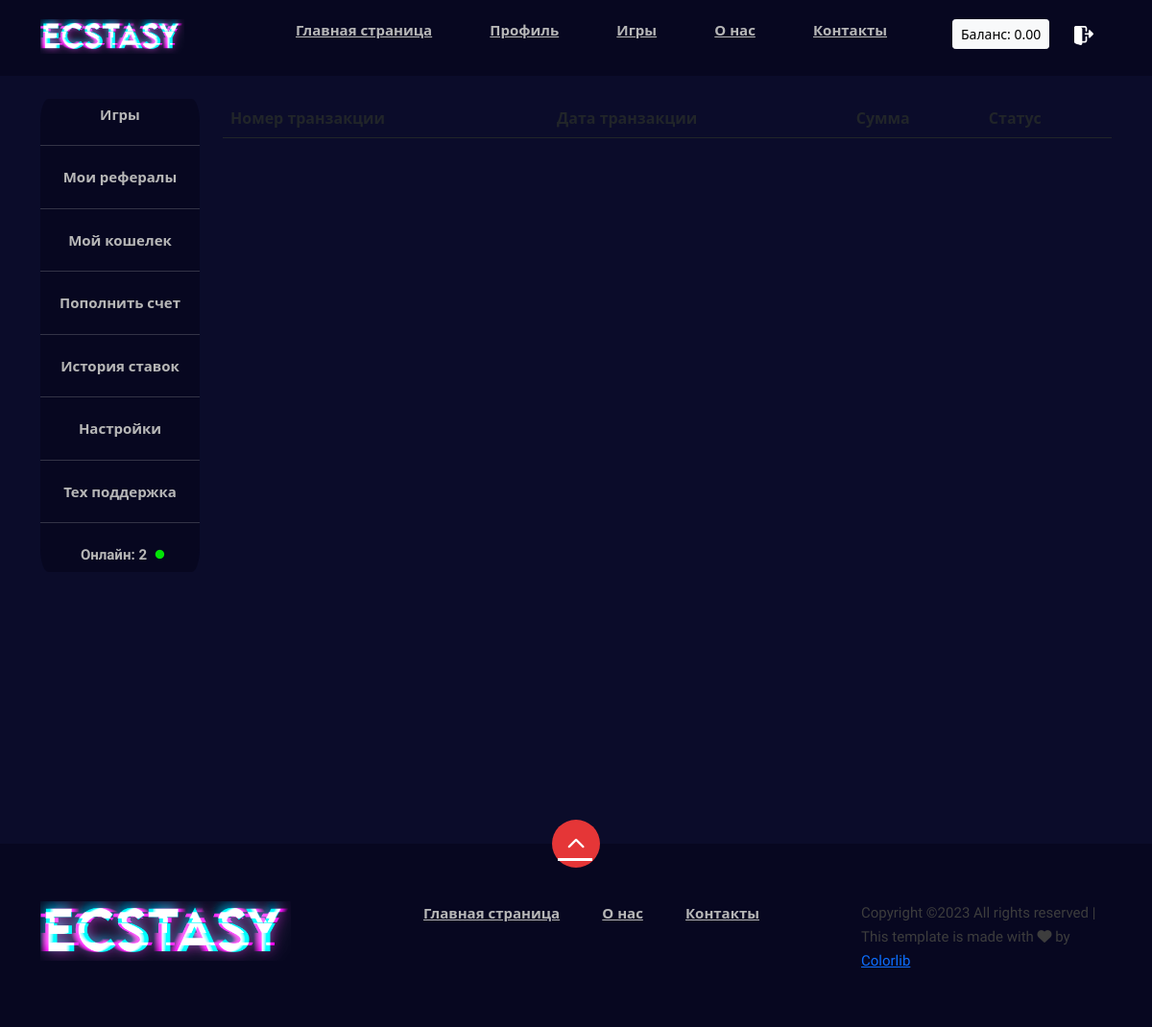
Page /wallet_history/ (signed in) on the earlier database version.
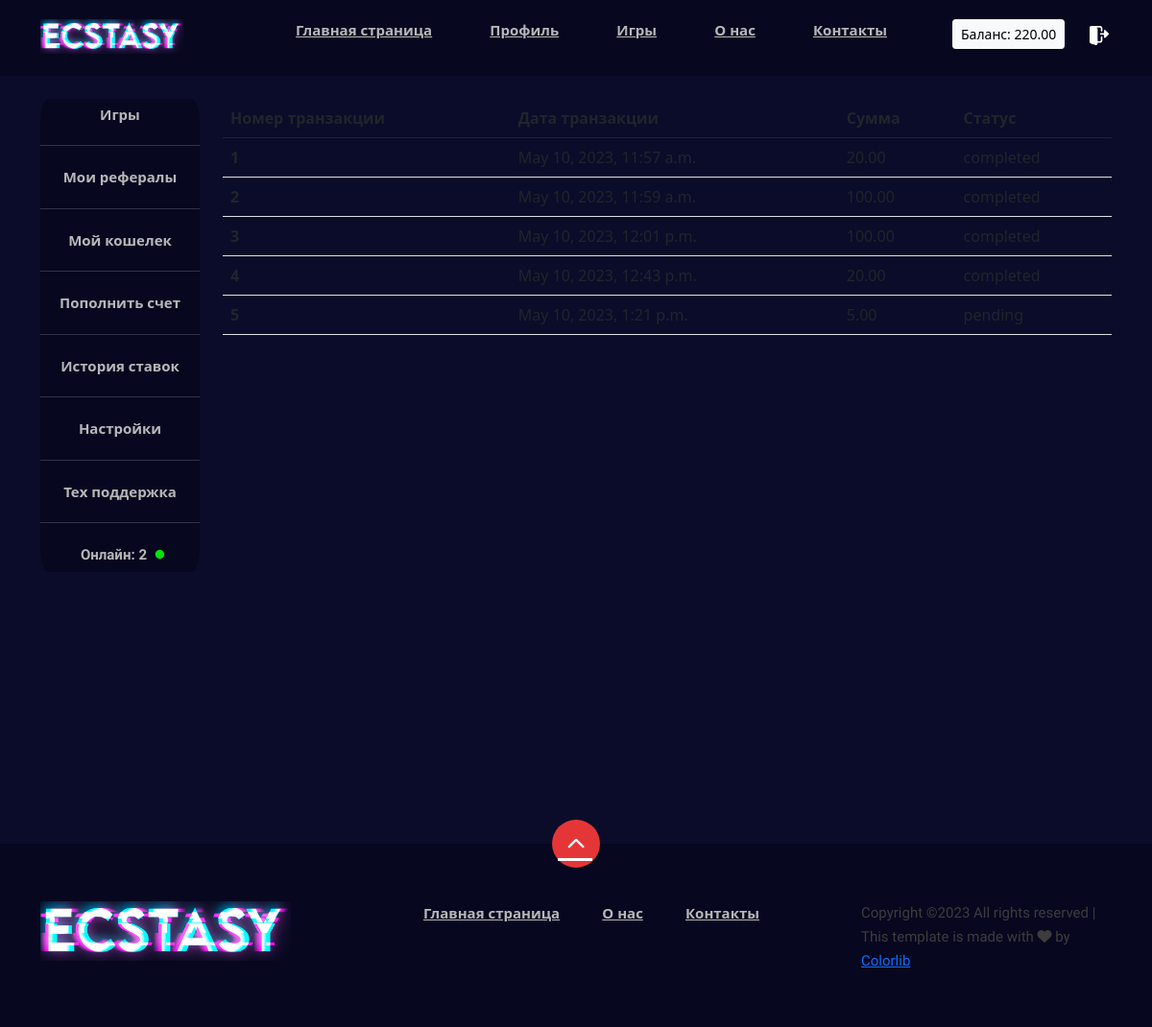
Same page on the later database version.
### chat/models.py (models this page shows, shortened)
class Wallet(models.Model):
    user_profile = models.OneToOneField(UserProfile, on_delete=models.CASCADE)
    wallet_number = models.CharField(max_length=50, unique=True)
    balance = models.DecimalField(max_digits=10, decimal_places=2, default=0.00)

class Transaction(models.Model):
    user = models.ForeignKey(User, on_delete=models.CASCADE)
    wallet = models.ForeignKey(Wallet, on_delete=models.CASCADE, null=True)
    amount = models.DecimalField(max_digits=5, decimal_places=2)
    status = models.CharField(max_length=10, choices=[('pending', 'Ожидает'), ('completed', 'Выполнено'), ('failed', 'Не выполнено')])
    created_at = models.DateTimeField(auto_now_add=True)
    updated_at = models.DateTimeField(auto_now=True)

### chat/views.py (the view)
# urls.py: path('wallet_history/', views.wallet_history, name='wallet_history'),
@login_required
def wallet_history(request):
    transactions = Transaction.objects.all()
    context = get_common_context(request)
    context.update({'transaction':transactions})
    return render(request, 'chat/wallet_history.html', context=context)

### chat/views.py (called while the page is built)
def get_common_context(request):
    try:
        wallet = request.wallet
        balance = wallet.balance
    except:
        balance = ''
    return {
        'balance': balance,
    }

### chat/templates/chat/wallet_history.html (shortened to what this page needs)
{% extends 'main.html' %}
{% block main %}
<table class="table">
    <thead class="thead-dark">
        <tr>
            <th scope="col">Номер транзакции</th>
            <th scope="col">Дата транзакции</th>
            <th scope="col">Сумма</th>
            <th scope="col">Статус</th>
        </tr>
    </thead>
    <tbody>
        {% for tr in transaction %}
            <tr>
                <th scope="row">{{ forloop.counter }}</th>
                <td>{{ tr.created_at }}</td>
                <td>{{ tr.amount }}</td>
                <td>{{ tr.status }}</td>
            </tr>
        {% endfor %}
    </tbody>
</table>
{% endblock main %}

### templates/main.html (shortened to what this page needs)
{% load static %}
<!DOCTYPE html>
<html lang="zxx">
<head>
    <link rel="stylesheet" href="{% static 'chat/css/elegant-icons.css' %} " type="text/css">
    <link rel="stylesheet" href="{% static 'chat/css/plyr.css' %} " type="text/css">
    <link rel="stylesheet" href="{% static 'chat/css/nice-select.css' %} " type="text/css">
    <link rel="stylesheet" href="{% static 'chat/css/owl.carousel.min.css' %} " type="text/css">
    <link rel="stylesheet" href="{% static 'chat/css/slicknav.min.css' %} " type="text/css">
    <link rel="stylesheet" href="{% static 'chat/css/style.css' %} " type="text/css">
    <link href="https://cdn.jsdelivr.net/npm/bootstrap@5.0.2/dist/css/bootstrap.min.css" rel="stylesheet">
    <link rel="stylesheet" href="https://stackpath.bootstrapcdn.com/font-awesome/4.7.0/css/font-awesome.min.css">
</head>
<body>
    {% include 'header.html' %}
<div class="container main_container">
    <div class="row">
        {% if request.user.is_authenticated %}
        <div class="col-sm-2 mt-4">
            <ul class='side_bar'>
                <div class="side_col text-center">
                    <li><a href="{% url 'games' %}">Игры</a></li>
                </div>
                <hr>
                <div class="side_col text-center">
                    <li><a href="{% url 'referrals' %}">Мои рефералы</a></li>
                </div>
                <hr>
                <div class="side_col text-center">
                    <li><a href="{% url 'wallet_history' %}">Мой кошелек</a></li>
                </div>
                <hr>
                <div class="side_col text-center">
                    <li><a href="{% url 'donate' %}">Пополнить счет</a></li>
                </div>
                <hr>
                <div class="side_col text-center">
                    <li><a href="">История ставок</a></li>
                </div>
                <hr>
                <div class="side_col text-center">
                    <li><a href="">Настройки</a></li>
                </div>
                <hr>
                <div class="side_col text-center">
                    <li><a href="">Тех поддержка</a></li>
                </div>
                <hr>
                <div class="side_col text-center">
                    <p>
                        <a style="display: inline-block;" href="{% url 'users_online' %}">
                            Онлайн: <span id="user-count"></span>
                        </a>
                    </p>
                </div>
            </ul>
        </div>
        {% endif %}
        <div class="col-sm mt-4">
            {% block main %}
            {% endblock main %}
        </div>
    </div>
</div>
    {% include 'footer.html' %}
</body>
</html>

### templates/header.html (shortened to what this page needs)
{% load static %}
<header class="header">
    <div class="container">
        <div class="row">
            <div class="col-lg-2">
                <div class="header__logo">
                    <a href="{% url 'home' %}">
                        <img src="{% static 'chat/img/logo.png' %}" width="150" alt="">
                    </a>
                </div>
            </div>
            <div class="col-lg-8">
                <div class="header__nav">
                    <nav class="header__menu mobile-menu">
                        <ul>
                            <li{% if request.path == '/' %} class="active"{% endif %}><a href="{% url 'home' %}">Главная страница</a></li>
                            {% if request.user.is_authenticated %}
                                <li{% if request.path == '/profile/' %} class="active"{% endif %}><a href="{% url 'profile' %}">Профиль</a></li>
                                <li{% if request.path == '/games/' %} class="active"{% endif %}><a href="{% url 'games' %}">Игры</a></li>
                            {% endif %}
                            <li{% if request.path == '/blog/' %} class="active"{% endif %}><a href="./blog.html">О нас</a></li>
                            <li{% if request.path == '/contact/' %} class="active"{% endif %}><a href="#">Контакты</a></li>
                        </ul>
                    </nav>
                </div>
            </div>
            <div class="col-lg-2">
                <div class="header__right">
                    {% if request.user.is_authenticated %}
                        <a href="{% url 'donate' %}" class="balance"><span class=" btn btn-light btn-sm">Баланс: {{ balance }}</span></a>
                    {% endif %}
                    {% if request.user.is_authenticated %}
                        <a href="{% url 'logout' %}"><img src="{% static 'chat/img/log-out.png' %}" width='20' alt="Log out"></a>
                    {% else %}
                        <a href="{% url 'login' %}"><span class="icon_profile"></span></a>
                    {% endif %}
                </div>
            </div>
        </div>
    </div>
</header>

### templates/footer.html
{% load static %}
<footer class="footer">
    <div class="page-up">
        <a href="#" id="scrollToTopButton"><span class="arrow_carrot-up"></span></a>
    </div>
    <div class="container">
        <div class="row">
            <div class="col-lg-3">
                <div class="footer__logo">
                    <a href="./index.html"><img src="{% static 'chat/img/logo.png' %}" alt=""></a>
                </div>
            </div>
            <div class="col-lg-6">
                <div class="footer__nav">
                    <ul>
                        <li class="active"><a href="./index.html">Главная страница</a></li>
                        <li><a href="./blog.html">О нас</a></li>
                        <li><a href="#">Контакты</a></li>
                    </ul>
                </div>
            </div>
            <div class="col-lg-3">
                <p>
                  Copyright &copy;<script>document.write(new Date().getFullYear());</script> All rights reserved | This template is made with <i class="fa fa-heart" aria-hidden="true"></i> by <a href="https://colorlib.com" target="_blank">Colorlib</a>
                  </p>
              </div>
          </div>
      </div>
</footer>

### chat/static/chat/css/style.css (style rules this page uses)
html, body { height: 100%; font-family: "Mulish", sans-serif; -webkit-font-smoothing: antialiased; background: #0b0c2a!important; color: #b7b7b7!important; }
p { font-size: 15px; font-family: "Mulish", sans-serif; color: #3d3d3d; font-weight: 400; line-height: 25px; margin: 0 0 15px 0; }
img { max-width: 100%; }
ul, ol { padding: 0; margin: 0; }
.header { background: #070720; width: 100%; }
.header__logo { padding: 20px 0 17px; }
.header__logo a { display: inline-block; }
.header__menu { text-align: center; width: 100%; }
.header__menu ul li { list-style: none; display: inline-block; position: relative; margin-right: 16px; }
.header__menu ul li:last-child { margin-right: 0; }
.main_container { min-height: 100%; }
.header__menu ul li a { font-size: 15px; color: #b7b7b7; display: block; font-weight: 700; -webkit-transition: all, 0.5s!important; -o-transition: all, 0.5s!important; transition: all, 0.5s!important; padding: 20px; }
.side_bar { background-color: #070720; border-radius: 5%; padding: 0; }
.side_bar { list-style: none; }
.side_bar a { font-size: 15px; color: #b7b7b7; display: block; font-weight: 700; -webkit-transition: all, 0.5s!important; -o-transition: all, 0.5s!important; transition: all, 0.5s!important; padding: 5px; }
.header__right { text-align: right; padding: 20px 0 15px; display: flex; align-items: center; }
.header__right a { display: inline-block; font-size: 18px; color: #ffffff; margin-right: 26px; }
.header__right a:last-child { margin-right: 0; }
.footer { background: #070720; padding-top: 60px; padding-bottom: 40px; position: relative; }
.page-up { position: absolute; left: 50%; top: -25px; margin-left: -25px; }
.page-up a { display: inline-block; font-size: 36px; color: #ffffff; height: 50px; width: 50px; background: #e53637; line-height: 50px; text-align: center; border-radius: 50%; }
.page-up a span { position: relative; top: 2px; left: -1px; }
.footer__nav { text-align: center; }
.footer__nav ul li { list-style: none; display: inline-block; position: relative; margin-right: 40px; }
.footer__nav ul li:last-child { margin-right: 0; }
.footer__nav ul li a { font-size: 15px; color: #b7b7b7; display: block; font-weight: 700; }
@media only screen and (min-width: 1200px) { .container { max-width: 1170px; } }

### templates/header.html (style rules this page uses)
.balance { margin-right: 5%; }

### templates/main.html (style rules this page uses)
ul.side_bar a { text-decoration:none; }

Differences in the rows shown:
changed Wallet: balance "0.00" → "220.00"
added Transaction: created_at "May 10, 2023, 11:57 a.m.", amount "20.00", status "completed"
added Transaction: created_at "May 10, 2023, 11:59 a.m.", amount "100.00", status "completed"
added Transaction: created_at "May 10, 2023, 12:01 p.m.", amount "100.00", status "completed"
added Transaction: created_at "May 10, 2023, 12:43 p.m.", amount "20.00", status "completed"
added Transaction: created_at "May 10, 2023, 1:21 p.m.", amount "5.00", status "pending"
